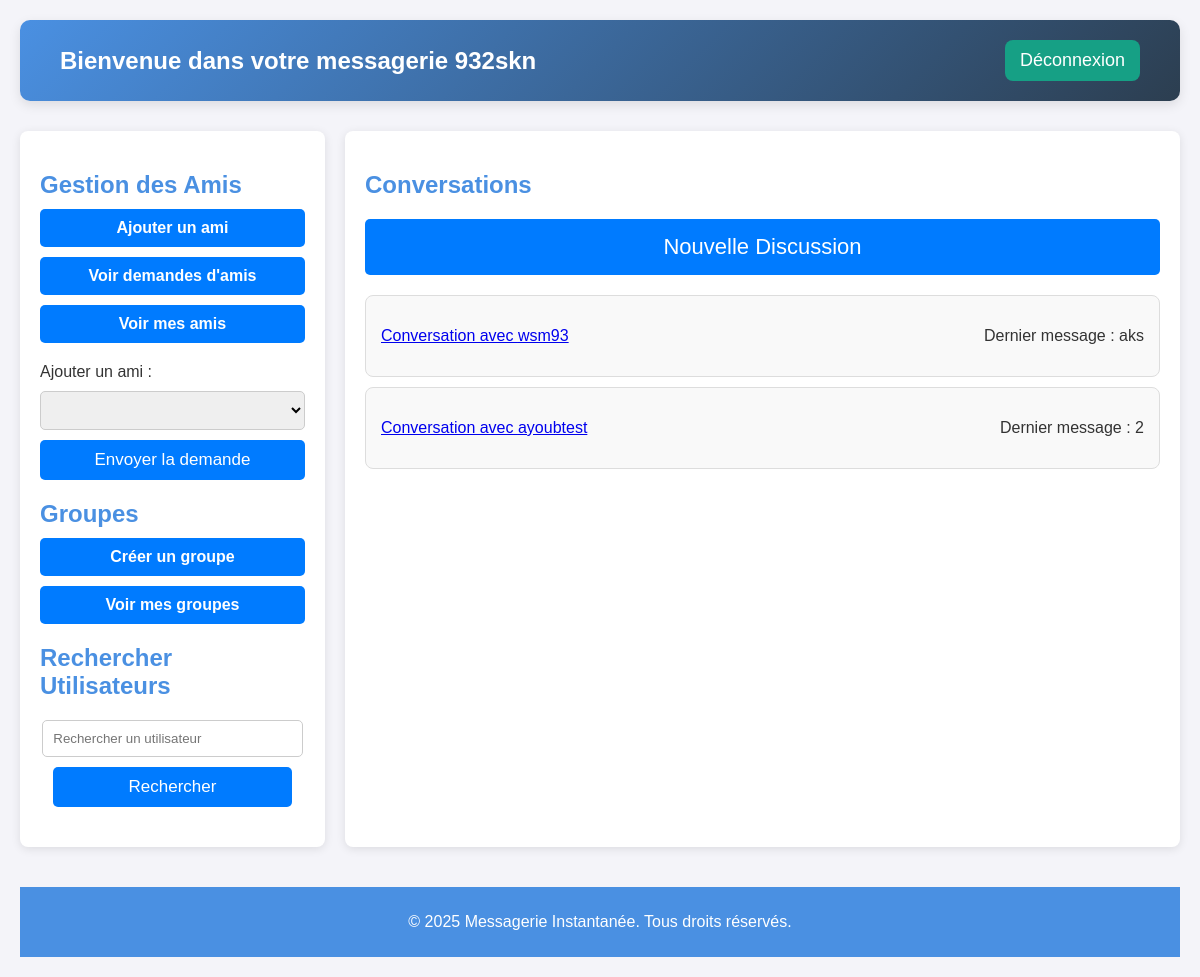
Page / (signed in) on the earlier database version.
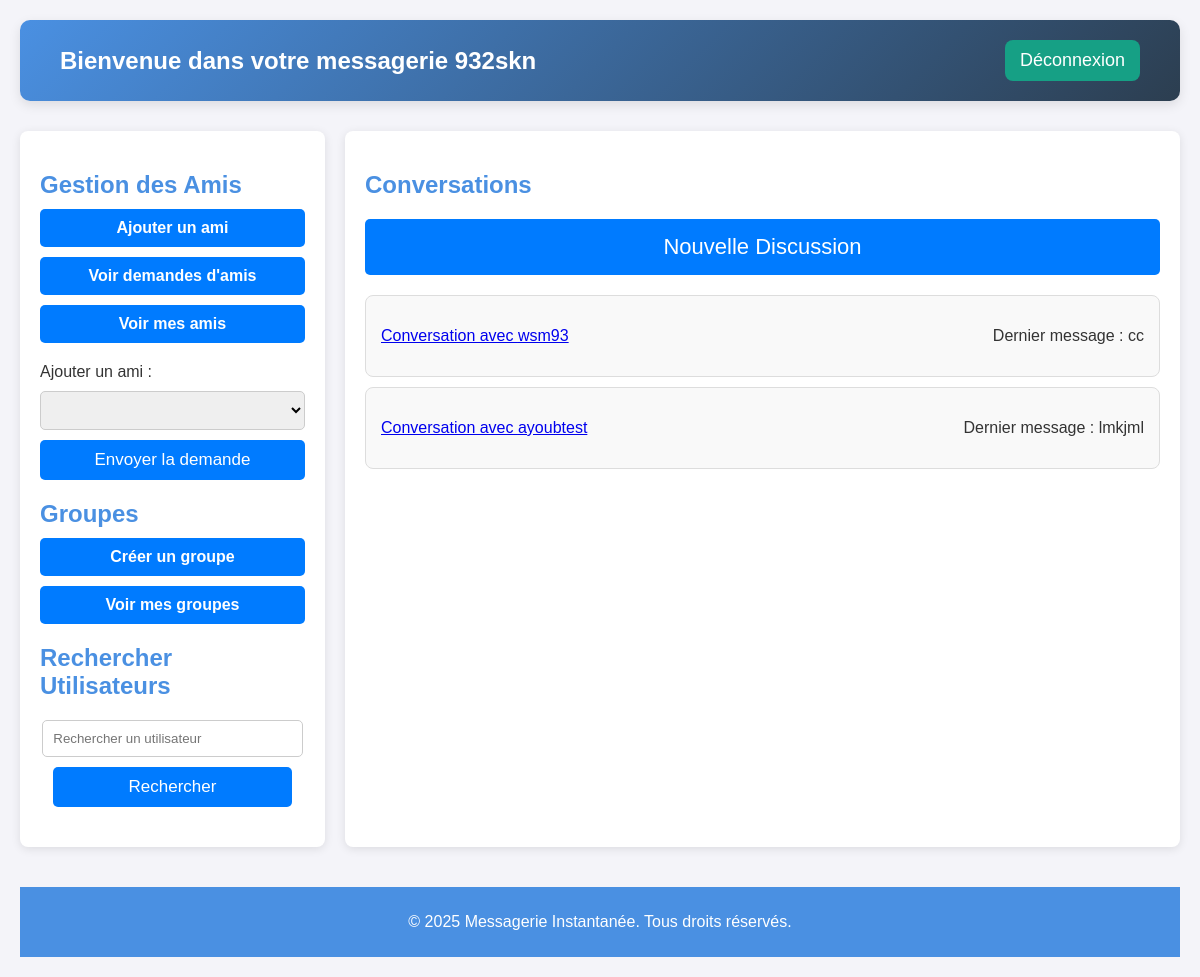
Same page on the later database version.
### models.py (models this page shows)
class User(UserMixin, db.Model):
    id = db.Column(db.Integer, primary_key=True)
    username = db.Column(db.String(150), unique=True, nullable=False)
    password = db.Column(db.String(150), nullable=False)

class Message(db.Model):
    id = db.Column(db.Integer, primary_key=True)
    conversation_id = db.Column(db.Integer, db.ForeignKey('conversation.id'), nullable=True)  # Message privé
    group_id = db.Column(db.Integer, db.ForeignKey('group.id'), nullable=True)  # Message de groupe
    sender_id = db.Column(db.Integer, db.ForeignKey('user.id'), nullable=False)
    content = db.Column(db.String(500), nullable=False)
    is_read = db.Column(db.Boolean, default=False)
    timestamp = db.Column(db.DateTime, default=db.func.current_timestamp())
    sender = db.relationship('User', foreign_keys=[sender_id])
    conversation = db.relationship('Conversation', foreign_keys=[conversation_id])
    group = db.relationship('Group', foreign_keys=[group_id])

### app.py (the view)
@app.route('/')
@login_required
def index():
    conversations = Conversation.query.filter(
        (Conversation.user_1_id == current_user.id) |
        (Conversation.user_2_id == current_user.id)
    ).all()
    conversation_data = []
    for conversation in conversations:
        other_user = conversation.user_1 if conversation.user_2_id == current_user.id else conversation.user_2
        unread_count = Message.query.filter_by(conversation_id=conversation.id, is_read=False, sender_id=other_user.id).count()
        last_message = Message.query.filter_by(conversation_id=conversation.id).order_by(Message.timestamp.desc()).first()
        conversation_data.append({
            'conversation': conversation,
            'other_user': other_user,
            'unread_count': unread_count,
            'last_message': last_message  # Ajouter le dernier message à la liste des données
        })
    return render_template('index.html', user=current_user, conversation_data=conversation_data)

### app.py (called while the page is built)
@login_manager.user_loader
def load_user(user_id):
    return db.session.get(User, int(user_id))  # Correctif pour éviter LegacyAPIWarning

### templates/index.html (shortened to what this page needs)
<!DOCTYPE html>
<html lang="en">
<head>
</head>
<body>
    <div class="container">
        <header>
            <h1>Bienvenue dans votre messagerie {{ user.username }}</h1>
            <a href="{{ url_for('logout') }}">Déconnexion</a>
        </header>
        <div class="main-content">
            <div class="sidebar">
                <h2>Gestion des Amis</h2>
                <div class="btn-group">
                    <a href="{{ url_for('add_friend') }}">Ajouter un ami</a>
                    <a href="{{ url_for('friend_requests') }}">Voir demandes d'amis</a>
                    <a href="{{ url_for('friends') }}" class="btn btn-primary">Voir mes amis</a>
                </div>
                <form method="POST" action="{{ url_for('add_friend') }}">
                    <label for="friend_id">Ajouter un ami :</label>
                    <select name="friend_id" id="friend_id">
                    </select>
                    <button type="submit">Envoyer la demande</button>
                </form>
                <h2>Groupes</h2>
                <div class="btn-group">
                    <a href="{{ url_for('create_group') }}">Créer un groupe</a>
                    <a href="{{ url_for('groups') }}">Voir mes groupes</a>
                </div>
                <h2>Rechercher Utilisateurs</h2>
                <form method="POST" action="{{ url_for('search_users') }}" style="display: flex; flex-direction: column; align-items: center; justify-content: center; margin-bottom: 20px;">
                    <input type="text" name="query" placeholder="Rechercher un utilisateur" required style="width: 90%; padding: 10px; margin: 10px 0; border: 1px solid #ccc; border-radius: 5px;">
                    <button type="submit" style="width: 90%; padding: 10px 20px; background-color: #007bff; color: white; border: none; border-radius: 5px; cursor: pointer; transition: background-color 0.3s ease;">Rechercher</button>
                </form>
            </div>
            <div class="content">
                <h2>Conversations</h2>
                <button id="newDiscussionButton" onclick="document.getElementById('newDiscussion').style.display='block'">
                    Nouvelle Discussion
                </button>
                <ul>
                    {% for data in conversation_data %}
                        <li>
                            <a href="{{ url_for('conversation', conversation_id=data.conversation.id) }}">
                                Conversation avec {{ data.other_user.username }}
                            </a>
                            <p>Dernier message :
                                {% if data.last_message %}
                                    {{ data.last_message.content }}
                                {% else %}
                                    Aucun message
                                {% endif %}
                            </p>
                        </li>
                    {% endfor %}
                </ul>
            </div>
        </div>
        <footer>
            <p>© 2025 Messagerie Instantanée. Tous droits réservés.</p>
        </footer>
    </div>
</body>
</html>

Differences in the rows shown:
no longer on this page (row unchanged): Message: last_message.content "aks"
no longer on this page (row unchanged): Message: last_message.content "2"
added Message: last_message.content "cc"
added Message: last_message.content "lmkjml"
Other differences:
new list line: "Conversation avec Dernier message :"
new list line: "wsm93"
new list line: "ayoubtest"
list line gone: "Conversation avec Dernier message :"
list line gone: "wsm93"
list line gone: "ayoubtest"
